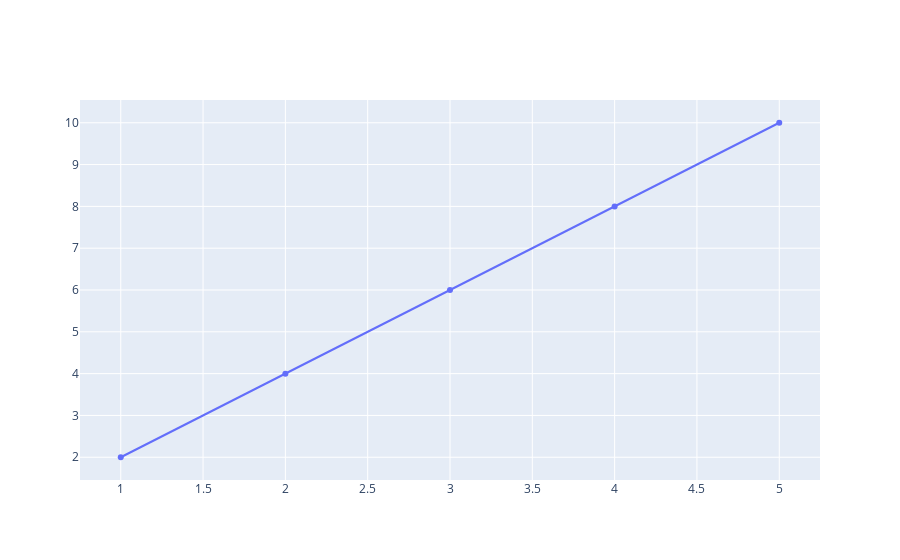

Notebook code cell kept with this figure:
### Markdown cell above
### Plots

### Code cell
fig = go.Figure()
trace = go.Scatter(x = df['Column A'], y = df['ColumnB'])
fig.add_trace(trace)
fig.show()

### Figure 1 — Plotly figure (JSON) as saved in the notebook; plotly's stock layout.template omitted (floating-point values rounded to 4 significant figures)
{"data": [{"type": "scatter", "x": [1, 2, 3, 4, 5], "y": [2, 4, 6, 8, 10]}], "layout": {}}
